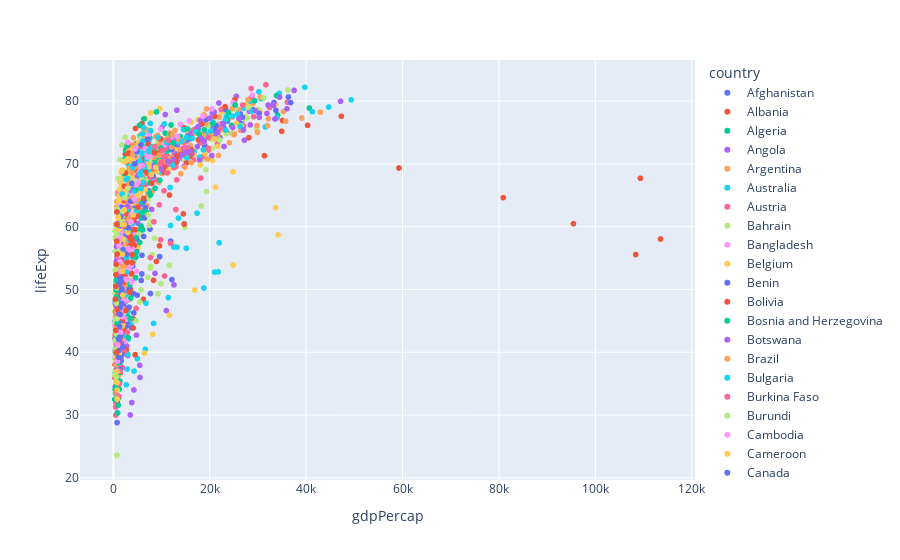

The notebook cell this image was saved under:
### Markdown cell above
[Back to top](#Index:) 

### Problem 2

#### Scatter Plot of GDP vs. Life Expectancy with Country

Use `plotly` to create a scatter plot of the gapminder data with GDP on the $x$-axis and Life Expectancy on the $y$ axis and add color to each point based on the `country` column.

### Code cell
#your plot here
px.scatter(gapminder, x='gdpPercap', y='lifeExp', color='country')
